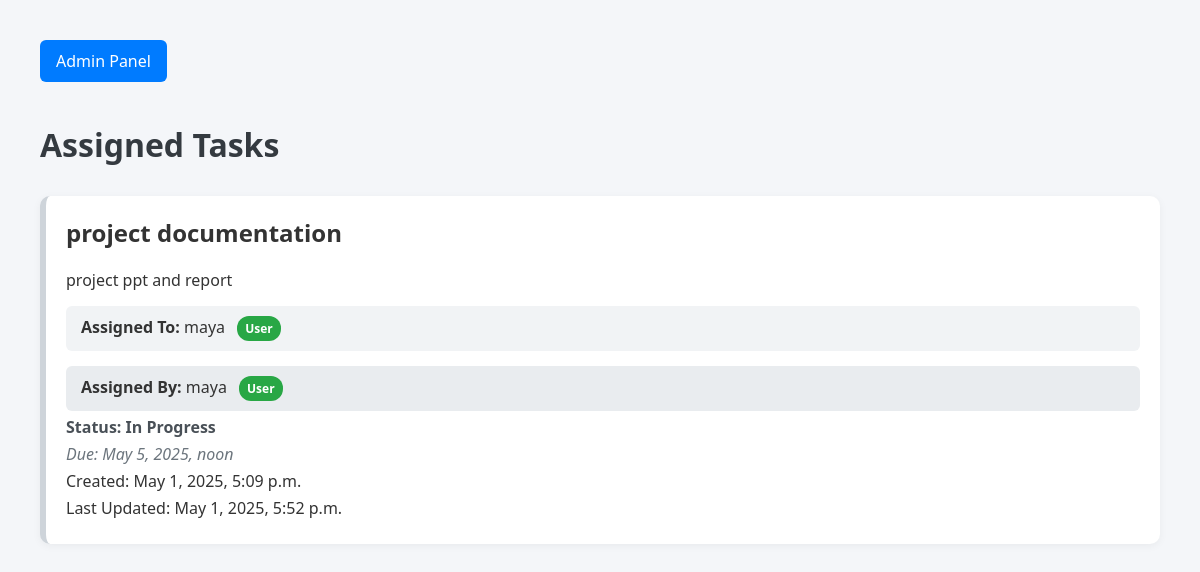
Screenshot of / (signed in) with the database file from the repository.
### tasks/models.py (models this page shows, shortened)
class Task(models.Model):
    title = models.CharField(max_length=200)
    description = models.TextField()
    assigned_to = models.ForeignKey(
        CustomUser,
        on_delete=models.CASCADE,
        related_name='assigned_tasks',
        limit_choices_to={'role': CustomUser.Role.USER}
    )
    assigned_by = models.ForeignKey(
        CustomUser,
        on_delete=models.CASCADE,
        related_name='created_tasks',
        limit_choices_to={'role__in': [CustomUser.Role.ADMIN, CustomUser.Role.SUPERADMIN]}
    )
    status = models.CharField(
        max_length=20,
        choices=TaskStatus.choices,
        default=TaskStatus.PENDING
    )
    created_at = models.DateTimeField(auto_now_add=True)
    updated_at = models.DateTimeField(auto_now=True)
    due_date = models.DateTimeField()
    completion_report = models.TextField(blank=True, null=True)
    worked_hours = models.DecimalField(
        max_digits=5,
        decimal_places=2,
        validators=[MinValueValidator(0.1)],
        blank=True,
        null=True
    )
    class Meta:
        ordering = ['-created_at']

### users/models.py (models this page shows, shortened)
class CustomUser(AbstractUser):
    class Role(models.TextChoices):
        SUPERADMIN = 'SUPERADMIN', _('SuperAdmin')
        ADMIN = 'ADMIN', _('Admin')
        USER = 'USER', _('User')
    role = models.CharField(
        max_length=20,
        choices=Role.choices,
        default=Role.USER,
    )
    assigned_admin = models.ForeignKey(
        'self',
        on_delete=models.SET_NULL,
        null=True,
        blank=True,
        limit_choices_to={'role': Role.ADMIN},
        related_name='assigned_users'
    )
    def get_role_display(self):
        return dict(self.Role.choices)[self.role]

### tasks/views.py (the view)
# urls.py: path('', task_list, name='task-list'),  # Add this line
def task_list(request):
    user = request.user
    if user.role == user.Role.USER:
        tasks = Task.objects.filter(assigned_to=user)
    elif user.role == user.Role.ADMIN:
        tasks = Task.objects.filter(assigned_by=user) | Task.objects.filter(assigned_to__assigned_admin=user)
    else:  # SuperAdmin
        tasks = Task.objects.all()
    context = {
        'tasks': tasks,
        'user': user,
        'is_admin': user.role in [user.Role.ADMIN, user.Role.SUPERADMIN]
    }
    return render(request, 'task.html', context)

### tasks/templates/task.html (shortened to what this page needs)
<!DOCTYPE html>
<html>
<head>
</head>
<body>
    <a href="/admin/" class="admin-panel-btn">Admin Panel</a>
    <h1>
        {% if user.role == user.Role.USER %}
             Assigned Tasks
        {% elif user.role == user.Role.ADMIN %}
            Tasks I Manage
        {% else %}
            All System Tasks
        {% endif %}
    </h1>
    {% if tasks %}
        {% for task in tasks %}
            <div class="task {{ task.status|lower }}">
                <h2>{{ task.title }}</h2>
                <p>{{ task.description }}</p>
                <div class="user-info">
                    <strong>Assigned To:</strong>
                    {{ task.assigned_to.username }}
                    <span class="role-badge {{ task.assigned_to.role|lower }}">
                        {{ task.assigned_to.get_role_display }}
                    </span>
                </div>
                <div class="admin-info">
                    <strong>Assigned By:</strong>
                    {{ task.assigned_by.username }}
                    <span class="role-badge {{ task.assigned_by.role|lower }}">
                        {{ task.assigned_by.get_role_display }}
                    </span>
                </div>
                <p class="status">Status: {{ task.get_status_display }}</p>
                <p class="due-date">Due: {{ task.due_date }}</p>
                <p>Created: {{ task.created_at }}</p>
                <p>Last Updated: {{ task.updated_at }}</p>
            </div>
        {% endfor %}
    {% else %}
        <p>No tasks found.</p>
    {% endif %}
</body>
</html>

### tasks/templates/task.html (style rules this page uses)
body { font-family: 'Segoe UI', Tahoma, Geneva, Verdana, sans-serif; margin: 0; padding: 40px; background: #f4f6f9; color: #333; }
h1 { color: #343a40; margin-bottom: 30px; }
.admin-panel-btn { display: inline-block; margin-bottom: 20px; padding: 10px 16px; background-color: #007bff; color: #fff; text-decoration: none; border-radius: 6px; transition: background-color 0.3s ease; }
.task { background: white; border-left: 6px solid #ced4da; padding: 20px; margin-bottom: 20px; border-radius: 10px; box-shadow: 0 2px 8px rgba(0, 0, 0, 0.05); transition: transform 0.2s ease, box-shadow 0.2s ease; }
h2 { margin-top: 0; font-size: 1.5em; }
.status { font-weight: bold; color: #495057; }
.due-date { color: #6c757d; font-style: italic; }
.user-info, .admin-info { margin-top: 15px; padding: 10px 15px; border-radius: 6px; background: #f1f3f5; }
.admin-info { background: #e9ecef; }
.role-badge { display: inline-block; padding: 4px 8px; border-radius: 12px; font-size: 12px; font-weight: bold; margin-left: 8px; }
.user { background: #28a745; color: white; }
p { margin: 5px 0; }

### rows the page displays
Task: title "project documentation", description "project ppt and report", assigned_to.username "maya", assigned_to.role "User", assigned_by.username "maya", assigned_by.role "User", status "In Progress", due_date "May 5, 2025, noon", created_at "May 1, 2025, 5:09 p.m.", updated_at "May 1, 2025, 5:52 p.m."
